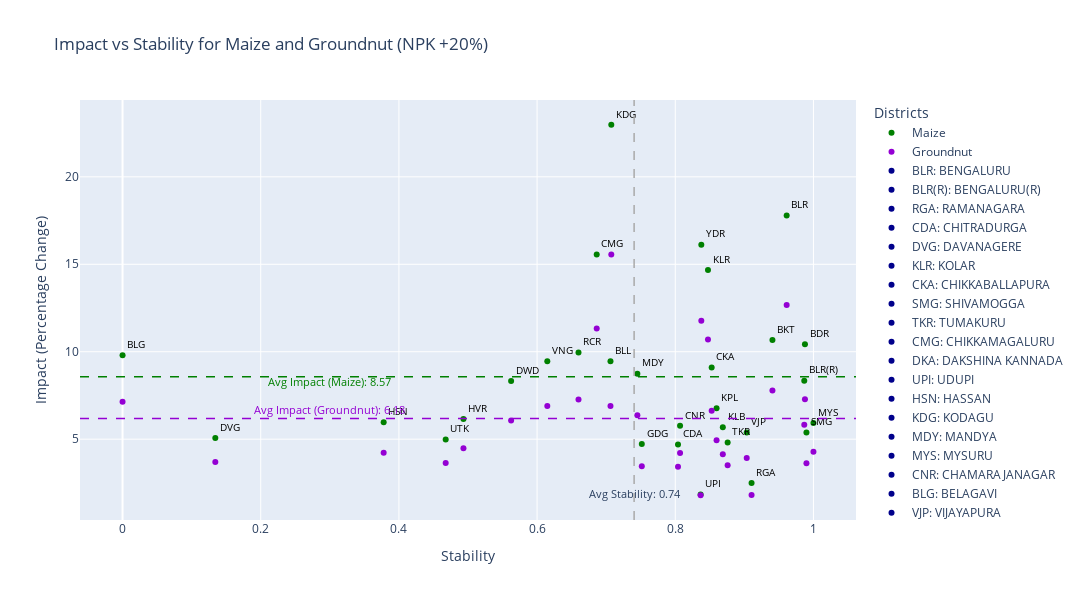

This figure's notebook cell:
### Code cell
import pandas as pd
import plotly.graph_objects as go

def Calculate_and_visualize_2D(Groundnut_Directory, Maize_Directory, adj_matrix_np, crop1, crop2, perturbation, what, visualize=True):
    # Normalize capabilities for both crops
    calculate_and_visualize(perturbation, crop1, Groundnut_Directory, what, False)
    calculate_and_visualize(perturbation, crop2, Maize_Directory, what, False)
    
    capability_1 = Groundnut_Directory[f'{crop1[0].upper()} - {what} {perturbation}']
    capability_2 = Maize_Directory[f'{crop2[0].upper()} - {what} {perturbation}']
    
    # Combine capabilities into a single DataFrame
    combined_df = pd.DataFrame({
        'node': Working_Directory['District'],
        'Capability_1': capability_1,
        'Capability_2': capability_2
    })
    
    # Calculate stress and stability for the combined capabilities
    result_df = calculate_stress_stability(adj_matrix_np, combined_df)
    
    # Calculate impact for each crop
    impact1, impact_column1 = calculate_impact(crop1, perturbation, what)
    impact2, impact_column2 = calculate_impact(crop2, perturbation, what)
    
    # Naming conventions for stability and stress columns
    stability_column_name = f'Stability_{crop1[0].upper()}_{crop2[0].upper()}_{what}_{perturbation}'
    stress_column_name = f'Stress_{crop1[0].upper()}_{crop2[0].upper()}_{what}_{perturbation}'
    
    # Add impacts, stability, and stress to the Working_Directory DataFrame
    Working_Directory[impact_column1] = impact1
    Working_Directory[impact_column2] = impact2
    Working_Directory[stability_column_name] = result_df['stability']
    Working_Directory[stress_column_name] = result_df['stress']
    
    if visualize:
        # Prepare data for plotting
        plot_df = pd.DataFrame({
            'District': Working_Directory['District'],
            'Stability': result_df['stability'],
            f'{crop1} Impact': impact1,
            f'{crop2} Impact': impact2,
            'Abbreviation': Working_Directory['Abbreviation']
        })
        
        # Create the scatter plot
        fig = go.Figure()

        # Plot for Crop 1
        fig.add_trace(go.Scatter(
            x=plot_df['Stability'],
            y=plot_df[f'{crop1} Impact'],
            mode='markers+text',
            text=plot_df['Abbreviation'],
            name=f'{crop1}',  
            marker=dict(color='green'),
            textposition='top right',
            textfont=dict(size=10, color='black'),
            hovertemplate='<b>%{text}</b><br>Stability: %{x:.2f}<br>Impact: %{y:.2f}%<extra></extra>'
        ))

        # Plot for Crop 2
        fig.add_trace(go.Scatter(
            x=plot_df['Stability'],
            y=plot_df[f'{crop2} Impact'],
            mode='markers',
            text=plot_df['Abbreviation'],
            name=f'{crop2}',  
            marker=dict(color='darkviolet'),
            hovertemplate='<b>%{text}</b><br>Stability: %{x:.2f}<br>Impact: %{y:.2f}%<extra></extra>'
        ))
        
        # Adding custom legends with abbreviations and full forms
        legend_labels = [{'Abbreviation': abb, 'Full Form': full_form} 
                         for abb, full_form in zip(plot_df['Abbreviation'].unique(), plot_df['District'].unique())]

        for label in legend_labels:
            fig.add_trace(go.Scatter(
                x=[None],
                y=[None],
                mode='markers',
                marker=dict(color='darkblue'),
                name=f"{label['Abbreviation']}: {label['Full Form']}"
            ))

        # Add average lines for stability and impact
        avg_stability = plot_df['Stability'].mean()
        avg_impact1 = plot_df[f'{crop1} Impact'].mean()
        avg_impact2 = plot_df[f'{crop2} Impact'].mean()
        min_impact = min(plot_df[f'{crop1} Impact'].min(), plot_df[f'{crop2} Impact'].min())

        # Average lines for stability
        fig.add_shape(
            type='line',
            x0=avg_stability, y0=0, x1=avg_stability, y1=1,
            line=dict(color='darkgrey', width=1.5, dash='dash'),
            yref='paper'
        )

        # Average line for Crop 1 impact
        fig.add_shape(
            type='line',
            x0=0, y0=avg_impact1, x1=1, y1=avg_impact1,
            line=dict(color='green', width=1.5, dash='dash'),
            xref='paper'
        )

        # Average line for Crop 2 impact
        fig.add_shape(
            type='line',
            x0=0, y0=avg_impact2, x1=1, y1=avg_impact2,
            line=dict(color='darkviolet', width=1.5, dash='dash'),
            xref='paper'
        )

        # Add annotations for average values
        fig.add_trace(go.Scatter(
            x=[avg_stability],
            y=[min_impact],
            text=[f'Avg Stability: {avg_stability:.2f}'],
            mode="text",
            showlegend=False,
            textfont=dict(size=10.7)
        ))

        fig.add_trace(go.Scatter(
            x=[0.3],
            y=[avg_impact1-0.4],
            text=[f'Avg Impact ({crop1}): {avg_impact1:.2f}'],
            mode="text",
            showlegend=False,
            textfont=dict(size=10.7, color='green')
        ))

        fig.add_trace(go.Scatter(
            x=[0.3],
            y=[avg_impact2+0.4],
            text=[f'Avg Impact ({crop2}): {avg_impact2:.2f}'],
            mode="text",
            showlegend=False,
            textfont=dict(size=10.7, color='darkviolet')
        ))

        # Update layout
        fig.update_layout(
            title=f'Impact vs Stability for {crop1} and {crop2} ({what} +{perturbation}%)',
            xaxis_title='Stability',
            yaxis_title='Impact (Percentage Change)',
            width=1080,
            height=600,
            legend_title='Districts'
        )

        # Show the plot
        fig.show()

# Example usage
crop1 = 'Maize'
crop2 = 'Groundnut'
perturbation = 20
what = 'NPK'
Calculate_and_visualize_2D(Maize_Directory,Groundnut_Directory, adj_matrix_np, crop1, crop2, perturbation, what)

### Figure 1 — Plotly figure (JSON) as saved in the notebook; plotly's stock layout.template omitted (floating-point values rounded to 4 significant figures)
{"data": [{"hovertemplate": "<b>%{text}</b><br>Stability: %{x:.2f}<br>Impact: %{y:.2f}%<extra></extra>", "marker": {"color": "green"}, "mode": "markers+text", "name": "Maize", "text": ["BLR", "BLR(R)", "RGA", "CDA", "DVG", "KLR", "CKA", "SMG", "TKR", "CMG", "DKA", "UPI", "HSN", "KDG", "MDY", "MYS", "CNR", "BLG", "VJP", "BKT", "DWD", "GDG", "HVR", "UTK", "BLL", "BDR", "KLB", "YDR", "RCR", "KPL", "VNG"], "textfont": {"color": "black", "size": 10}, "textposition": "top right", "type": "scatter", "x": [0.9612, 0.9867, 0.9104, 0.804, 0.1343, 0.8473, 0.8527, 0.9899, 0.8758, 0.6863, 0.7768, 0.8367, 0.3779, 0.7074, 0.7451, 1, 0.8069, 0, 0.9034, 0.9407, 0.5624, 0.7515, 0.4934, 0.4677, 0.7062, 0.9877, 0.8688, 0.8377, 0.6599, 0.8598, 0.6148], "y": [17.78, 8.341, 2.488, 4.691, 5.068, 14.67, 9.093, 5.387, 4.805, 15.56, null, 1.835, 5.971, 22.98, 8.743, 5.925, 5.768, 9.798, 5.387, 10.67, 8.325, 4.725, 6.15, 4.982, 9.452, 10.43, 5.677, 16.12, 9.959, 6.764, 9.452]}, {"hovertemplate": "<b>%{text}</b><br>Stability: %{x:.2f}<br>Impact: %{y:.2f}%<extra></extra>", "marker": {"color": "darkviolet"}, "mode": "markers", "name": "Groundnut", "text": ["BLR", "BLR(R)", "RGA", "CDA", "DVG", "KLR", "CKA", "SMG", "TKR", "CMG", "DKA", "UPI", "HSN", "KDG", "MDY", "MYS", "CNR", "BLG", "VJP", "BKT", "DWD", "GDG", "HVR", "UTK", "BLL", "BDR", "KLB", "YDR", "RCR", "KPL", "VNG"], "type": "scatter", "x": [0.9612, 0.9867, 0.9104, 0.804, 0.1343, 0.8473, 0.8527, 0.9899, 0.8758, 0.6863, 0.7768, 0.8367, 0.3779, 0.7074, 0.7451, 1, 0.8069, 0, 0.9034, 0.9407, 0.5624, 0.7515, 0.4934, 0.4677, 0.7062, 0.9877, 0.8688, 0.8377, 0.6599, 0.8598, 0.6148], "y": [12.68, 5.825, 1.801, 3.421, 3.695, 10.71, 6.632, 3.629, 3.505, 11.33, null, 1.794, 4.223, 15.56, 6.366, 4.286, 4.207, 7.146, 3.927, 7.778, 6.072, 3.447, 4.484, 3.634, 6.895, 7.28, 4.143, 11.77, 7.267, 4.933, 6.895]}, {"marker": {"color": "darkblue"}, "mode": "markers", "name": "BLR: BENGALURU", "type": "scatter", "x": [null], "y": [null]}, {"marker": {"color": "darkblue"}, "mode": "markers", "name": "BLR(R): BENGALURU(R)", "type": "scatter", "x": [null], "y": [null]}, {"marker": {"color": "darkblue"}, "mode": "markers", "name": "RGA: RAMANAGARA", "type": "scatter", "x": [null], "y": [null]}, {"marker": {"color": "darkblue"}, "mode": "markers", "name": "CDA: CHITRADURGA", "type": "scatter", "x": [null], "y": [null]}, {"marker": {"color": "darkblue"}, "mode": "markers", "name": "DVG: DAVANAGERE", "type": "scatter", "x": [null], "y": [null]}, {"marker": {"color": "darkblue"}, "mode": "markers", "name": "KLR: KOLAR", "type": "scatter", "x": [null], "y": [null]}, {"marker": {"color": "darkblue"}, "mode": "markers", "name": "CKA: CHIKKABALLAPURA", "type": "scatter", "x": [null], "y": [null]}, {"marker": {"color": "darkblue"}, "mode": "markers", "name": "SMG: SHIVAMOGGA", "type": "scatter", "x": [null], "y": [null]}, {"marker": {"color": "darkblue"}, "mode": "markers", "name": "TKR: TUMAKURU", "type": "scatter", "x": [null], "y": [null]}, {"marker": {"color": "darkblue"}, "mode": "markers", "name": "CMG: CHIKKAMAGALURU", "type": "scatter", "x": [null], "y": [null]}, {"marker": {"color": "darkblue"}, "mode": "markers", "name": "DKA: DAKSHINA KANNADA", "type": "scatter", "x": [null], "y": [null]}, {"marker": {"color": "darkblue"}, "mode": "markers", "name": "UPI: UDUPI", "type": "scatter", "x": [null], "y": [null]}, {"marker": {"color": "darkblue"}, "mode": "markers", "name": "HSN: HASSAN", "type": "scatter", "x": [null], "y": [null]}, {"marker": {"color": "darkblue"}, "mode": "markers", "name": "KDG: KODAGU", "type": "scatter", "x": [null], "y": [null]}, {"marker": {"color": "darkblue"}, "mode": "markers", "name": "MDY: MANDYA", "type": "scatter", "x": [null], "y": [null]}, {"marker": {"color": "darkblue"}, "mode": "markers", "name": "MYS: MYSURU", "type": "scatter", "x": [null], "y": [null]}, {"marker": {"color": "darkblue"}, "mode": "markers", "name": "CNR: CHAMARAJANAGAR", "type": "scatter", "x": [null], "y": [null]}, {"marker": {"color": "darkblue"}, "mode": "markers", "name": "BLG: BELAGAVI", "type": "scatter", "x": [null], "y": [null]}, {"marker": {"color": "darkblue"}, "mode": "markers", "name": "VJP: VIJAYAPURA", "type": "scatter", "x": [null], "y": [null]}, {"marker": {"color": "darkblue"}, "mode": "markers", "name": "BKT: BAGALKOT", "type": "scatter", "x": [null], "y": [null]}, {"marker": {"color": "darkblue"}, "mode": "markers", "name": "DWD: DHARAWAD", "type": "scatter", "x": [null], "y": [null]}, {"marker": {"color": "darkblue"}, "mode": "markers", "name": "GDG: GADAG", "type": "scatter", "x": [null], "y": [null]}, {"marker": {"color": "darkblue"}, "mode": "markers", "name": "HVR: HAVERI", "type": "scatter", "x": [null], "y": [null]}, {"marker": {"color": "darkblue"}, "mode": "markers", "name": "UTK: UTTARA KANNADA", "type": "scatter", "x": [null], "y": [null]}, {"marker": {"color": "darkblue"}, "mode": "markers", "name": "BLL: BALLARI", "type": "scatter", "x": [null], "y": [null]}, {"marker": {"color": "darkblue"}, "mode": "markers", "name": "BDR: BIDAR", "type": "scatter", "x": [null], "y": [null]}, {"marker": {"color": "darkblue"}, "mode": "markers", "name": "KLB: KALABURAGI", "type": "scatter", "x": [null], "y": [null]}, {"marker": {"color": "darkblue"}, "mode": "markers", "name": "YDR: YADGIRI", "type": "scatter", "x": [null], "y": [null]}, {"marker": {"color": "darkblue"}, "mode": "markers", "name": "RCR: RAICHUR", "type": "scatter", "x": [null], "y": [null]}, {"marker": {"color": "darkblue"}, "mode": "markers", "name": "KPL: KOPPAL", "type": "scatter", "x": [null], "y": [null]}, {"marker": {"color": "darkblue"}, "mode": "markers", "name": "VNG: VIJAYANAGARA", "type": "scatter", "x": [null], "y": [null]}, {"mode": "text", "showlegend": false, "text": ["Avg Stability: 0.74"], "textfont": {"size": 10.7}, "type": "scatter", "x": [0.7404], "y": [1.794]}, {"mode": "text", "showlegend": false, "text": ["Avg Impact (Maize): 8.57"], "textfont": {"color": "green", "size": 10.7}, "type": "scatter", "x": [0.3], "y": [8.166]}, {"mode": "text", "showlegend": false, "text": ["Avg Impact (Groundnut): 6.18"], "textfont": {"color": "darkviolet", "size": 10.7}, "type": "scatter", "x": [0.3], "y": [6.577]}], "layout": {"height": 600, "legend": {"title": {"text": "Districts"}}, "shapes": [{"line": {"color": "darkgrey", "dash": "dash", "width": 1.5}, "type": "line", "x0": 0.7404, "x1": 0.7404, "y0": 0, "y1": 1, "yref": "paper"}, {"line": {"color": "green", "dash": "dash", "width": 1.5}, "type": "line", "x0": 0, "x1": 1, "xref": "paper", "y0": 8.566, "y1": 8.566}, {"line": {"color": "darkviolet", "dash": "dash", "width": 1.5}, "type": "line", "x0": 0, "x1": 1, "xref": "paper", "y0": 6.177, "y1": 6.177}], "title": {"text": "Impact vs Stability for Maize and Groundnut (NPK +20%)"}, "width": 1080, "xaxis": {"title": {"text": "Stability"}}, "yaxis": {"title": {"text": "Impact (Percentage Change)"}}}}
